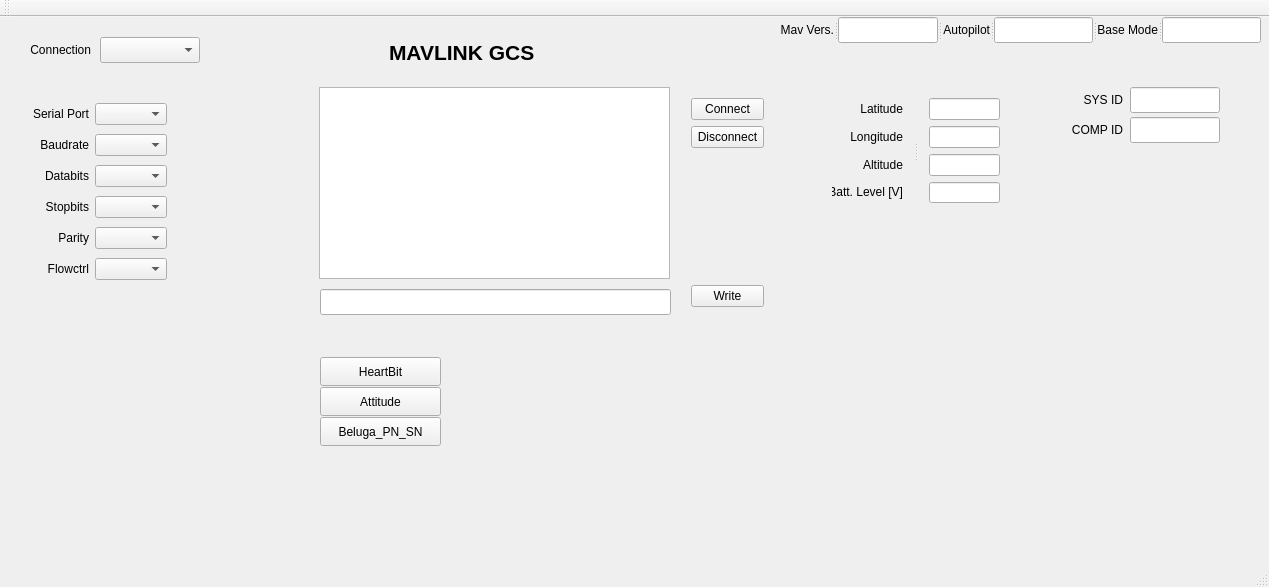
<?xml version="1.0" encoding="UTF-8"?>
<ui version="4.0">
 <class>MainWindow</class>
 <widget class="QMainWindow" name="MainWindow">
  <property name="geometry">
   <rect>
    <x>0</x>
    <y>0</y>
    <width>1269</width>
    <height>587</height>
   </rect>
  </property>
  <property name="windowTitle">
   <string>MainWindow</string>
  </property>
  <widget class="QWidget" name="centralWidget">
   <widget class="QTextEdit" name="txtEdRead">
    <property name="geometry">
     <rect>
      <x>319</x>
      <y>70</y>
      <width>351</width>
      <height>192</height>
     </rect>
    </property>
   </widget>
   <widget class="QLabel" name="label">
    <property name="geometry">
     <rect>
      <x>389</x>
      <y>20</y>
      <width>191</width>
      <height>31</height>
     </rect>
    </property>
    <property name="font">
     <font>
      <family>Tahoma</family>
      <pointsize>16</pointsize>
      <bold>true</bold>
     </font>
    </property>
    <property name="text">
     <string>MAVLINK GCS</string>
    </property>
   </widget>
   <widget class="QWidget" name="layoutWidget">
    <property name="geometry">
     <rect>
      <x>20</x>
      <y>72</y>
      <width>158</width>
      <height>205</height>
     </rect>
    </property>
    <layout class="QVBoxLayout" name="verticalLayout">
     <item>
      <layout class="QHBoxLayout" name="horizontalLayout">
       <item>
        <widget class="QLabel" name="lblPort">
         <property name="text">
          <string>Serial Port</string>
         </property>
         <property name="alignment">
          <set>Qt::AlignRight|Qt::AlignTrailing|Qt::AlignVCenter</set>
         </property>
        </widget>
       </item>
       <item>
        <widget class="QComboBox" name="cboxPort"/>
       </item>
      </layout>
     </item>
     <item>
      <layout class="QHBoxLayout" name="horizontalLayout_2">
       <item>
        <widget class="QLabel" name="lblBaudrate">
         <property name="text">
          <string>Baudrate</string>
         </property>
         <property name="alignment">
          <set>Qt::AlignRight|Qt::AlignTrailing|Qt::AlignVCenter</set>
         </property>
        </widget>
       </item>
       <item>
        <widget class="QComboBox" name="baudRateBox"/>
       </item>
      </layout>
     </item>
     <item>
      <layout class="QHBoxLayout" name="horizontalLayout_6">
       <item>
        <widget class="QLabel" name="lblDatabits">
         <property name="text">
          <string>Databits</string>
         </property>
         <property name="alignment">
          <set>Qt::AlignRight|Qt::AlignTrailing|Qt::AlignVCenter</set>
         </property>
        </widget>
       </item>
       <item>
        <widget class="QComboBox" name="dataBitsBox"/>
       </item>
      </layout>
     </item>
     <item>
      <layout class="QHBoxLayout" name="horizontalLayout_5">
       <item>
        <widget class="QLabel" name="lblStopbits">
         <property name="text">
          <string>Stopbits</string>
         </property>
         <property name="alignment">
          <set>Qt::AlignRight|Qt::AlignTrailing|Qt::AlignVCenter</set>
         </property>
        </widget>
       </item>
       <item>
        <widget class="QComboBox" name="stopBitsBox"/>
       </item>
      </layout>
     </item>
     <item>
      <layout class="QHBoxLayout" name="horizontalLayout_4">
       <item>
        <widget class="QLabel" name="lblParity">
         <property name="text">
          <string>Parity</string>
         </property>
         <property name="alignment">
          <set>Qt::AlignRight|Qt::AlignTrailing|Qt::AlignVCenter</set>
         </property>
        </widget>
       </item>
       <item>
        <widget class="QComboBox" name="parityBox"/>
       </item>
      </layout>
     </item>
     <item>
      <layout class="QHBoxLayout" name="horizontalLayout_3">
       <item>
        <widget class="QLabel" name="lblFlowctrl">
         <property name="text">
          <string>Flowctrl</string>
         </property>
         <property name="alignment">
          <set>Qt::AlignRight|Qt::AlignTrailing|Qt::AlignVCenter</set>
         </property>
        </widget>
       </item>
       <item>
        <widget class="QComboBox" name="flowControlBox"/>
       </item>
      </layout>
     </item>
    </layout>
   </widget>
   <widget class="QWidget" name="layoutWidget">
    <property name="geometry">
     <rect>
      <x>680</x>
      <y>70</y>
      <width>95</width>
      <height>231</height>
     </rect>
    </property>
    <layout class="QVBoxLayout" name="verticalLayout_2">
     <item>
      <widget class="QPushButton" name="btnConnect">
       <property name="text">
        <string>Connect</string>
       </property>
      </widget>
     </item>
     <item>
      <widget class="QPushButton" name="btnDisconnect">
       <property name="text">
        <string>Disconnect</string>
       </property>
      </widget>
     </item>
     <item>
      <spacer name="verticalSpacer">
       <property name="orientation">
        <enum>Qt::Vertical</enum>
       </property>
       <property name="sizeHint" stdset="0">
        <size>
         <width>20</width>
         <height>40</height>
        </size>
       </property>
      </spacer>
     </item>
     <item>
      <widget class="QPushButton" name="btnWrite">
       <property name="text">
        <string>Write</string>
       </property>
      </widget>
     </item>
    </layout>
   </widget>
   <widget class="QLineEdit" name="linEdWrite">
    <property name="geometry">
     <rect>
      <x>320</x>
      <y>272</y>
      <width>351</width>
      <height>26</height>
     </rect>
    </property>
    <property name="sizePolicy">
     <sizepolicy hsizetype="Fixed" vsizetype="Fixed">
      <horstretch>0</horstretch>
      <verstretch>0</verstretch>
     </sizepolicy>
    </property>
   </widget>
   <widget class="QSplitter" name="splitter_2">
    <property name="geometry">
     <rect>
      <x>780</x>
      <y>0</y>
      <width>481</width>
      <height>26</height>
     </rect>
    </property>
    <property name="orientation">
     <enum>Qt::Horizontal</enum>
    </property>
    <widget class="QLabel" name="lblMavVers">
     <property name="text">
      <string>Mav Vers.</string>
     </property>
     <property name="alignment">
      <set>Qt::AlignRight|Qt::AlignTrailing|Qt::AlignVCenter</set>
     </property>
    </widget>
    <widget class="QLineEdit" name="leMavVers">
     <property name="sizePolicy">
      <sizepolicy hsizetype="Fixed" vsizetype="Fixed">
       <horstretch>0</horstretch>
       <verstretch>0</verstretch>
      </sizepolicy>
     </property>
    </widget>
    <widget class="QLabel" name="lblAutopilot">
     <property name="text">
      <string>Autopilot</string>
     </property>
     <property name="alignment">
      <set>Qt::AlignRight|Qt::AlignTrailing|Qt::AlignVCenter</set>
     </property>
    </widget>
    <widget class="QLineEdit" name="leAutopilot">
     <property name="sizePolicy">
      <sizepolicy hsizetype="Fixed" vsizetype="Fixed">
       <horstretch>0</horstretch>
       <verstretch>0</verstretch>
      </sizepolicy>
     </property>
    </widget>
    <widget class="QLabel" name="lblBasemode">
     <property name="text">
      <string>Base Mode</string>
     </property>
     <property name="alignment">
      <set>Qt::AlignRight|Qt::AlignTrailing|Qt::AlignVCenter</set>
     </property>
    </widget>
    <widget class="QLineEdit" name="leBasemode">
     <property name="sizePolicy">
      <sizepolicy hsizetype="Fixed" vsizetype="Fixed">
       <horstretch>0</horstretch>
       <verstretch>0</verstretch>
      </sizepolicy>
     </property>
    </widget>
   </widget>
   <widget class="QSplitter" name="splitter">
    <property name="geometry">
     <rect>
      <x>821</x>
      <y>70</y>
      <width>191</width>
      <height>127</height>
     </rect>
    </property>
    <property name="orientation">
     <enum>Qt::Horizontal</enum>
    </property>
    <widget class="QWidget" name="layoutWidget">
     <layout class="QVBoxLayout" name="verticalLayout_3">
      <item>
       <widget class="QLabel" name="lblLat">
        <property name="text">
         <string>Latitude</string>
        </property>
        <property name="alignment">
         <set>Qt::AlignRight|Qt::AlignTrailing|Qt::AlignVCenter</set>
        </property>
       </widget>
      </item>
      <item>
       <widget class="QLabel" name="lblLong">
        <property name="text">
         <string>Longitude</string>
        </property>
        <property name="alignment">
         <set>Qt::AlignRight|Qt::AlignTrailing|Qt::AlignVCenter</set>
        </property>
       </widget>
      </item>
      <item>
       <widget class="QLabel" name="lblAlt">
        <property name="text">
         <string>Altitude</string>
        </property>
        <property name="alignment">
         <set>Qt::AlignRight|Qt::AlignTrailing|Qt::AlignVCenter</set>
        </property>
       </widget>
      </item>
      <item>
       <widget class="QLabel" name="lblBatLev">
        <property name="text">
         <string>Batt. Level [V]</string>
        </property>
        <property name="alignment">
         <set>Qt::AlignRight|Qt::AlignTrailing|Qt::AlignVCenter</set>
        </property>
       </widget>
      </item>
     </layout>
    </widget>
    <widget class="QWidget" name="layoutWidget">
     <layout class="QVBoxLayout" name="verticalLayout_4">
      <item>
       <widget class="QLineEdit" name="leLatitude">
        <property name="sizePolicy">
         <sizepolicy hsizetype="Fixed" vsizetype="Fixed">
          <horstretch>0</horstretch>
          <verstretch>0</verstretch>
         </sizepolicy>
        </property>
       </widget>
      </item>
      <item>
       <widget class="QLineEdit" name="leLongitude">
        <property name="sizePolicy">
         <sizepolicy hsizetype="Fixed" vsizetype="Fixed">
          <horstretch>0</horstretch>
          <verstretch>0</verstretch>
         </sizepolicy>
        </property>
       </widget>
      </item>
      <item>
       <widget class="QLineEdit" name="leAltitude">
        <property name="sizePolicy">
         <sizepolicy hsizetype="Fixed" vsizetype="Fixed">
          <horstretch>0</horstretch>
          <verstretch>0</verstretch>
         </sizepolicy>
        </property>
       </widget>
      </item>
      <item>
       <widget class="QLineEdit" name="leBatLev">
        <property name="sizePolicy">
         <sizepolicy hsizetype="Fixed" vsizetype="Fixed">
          <horstretch>0</horstretch>
          <verstretch>0</verstretch>
         </sizepolicy>
        </property>
       </widget>
      </item>
     </layout>
    </widget>
   </widget>
   <widget class="QPushButton" name="btnHeartBit">
    <property name="geometry">
     <rect>
      <x>320</x>
      <y>340</y>
      <width>121</width>
      <height>29</height>
     </rect>
    </property>
    <property name="text">
     <string>HeartBit</string>
    </property>
   </widget>
   <widget class="QPushButton" name="btnAttitude">
    <property name="geometry">
     <rect>
      <x>320</x>
      <y>370</y>
      <width>121</width>
      <height>29</height>
     </rect>
    </property>
    <property name="text">
     <string>Attitude</string>
    </property>
   </widget>
   <widget class="QLineEdit" name="le_sys_id">
    <property name="geometry">
     <rect>
      <x>1130</x>
      <y>70</y>
      <width>90</width>
      <height>26</height>
     </rect>
    </property>
    <property name="sizePolicy">
     <sizepolicy hsizetype="Fixed" vsizetype="Fixed">
      <horstretch>0</horstretch>
      <verstretch>0</verstretch>
     </sizepolicy>
    </property>
   </widget>
   <widget class="QLabel" name="lbl_sys_id">
    <property name="geometry">
     <rect>
      <x>1060</x>
      <y>70</y>
      <width>63</width>
      <height>26</height>
     </rect>
    </property>
    <property name="text">
     <string>SYS ID</string>
    </property>
    <property name="alignment">
     <set>Qt::AlignRight|Qt::AlignTrailing|Qt::AlignVCenter</set>
    </property>
   </widget>
   <widget class="QLabel" name="lbl_comp_id">
    <property name="geometry">
     <rect>
      <x>1060</x>
      <y>100</y>
      <width>63</width>
      <height>26</height>
     </rect>
    </property>
    <property name="text">
     <string>COMP ID</string>
    </property>
    <property name="alignment">
     <set>Qt::AlignRight|Qt::AlignTrailing|Qt::AlignVCenter</set>
    </property>
   </widget>
   <widget class="QLineEdit" name="le_comp_id">
    <property name="geometry">
     <rect>
      <x>1130</x>
      <y>100</y>
      <width>90</width>
      <height>26</height>
     </rect>
    </property>
    <property name="sizePolicy">
     <sizepolicy hsizetype="Fixed" vsizetype="Fixed">
      <horstretch>0</horstretch>
      <verstretch>0</verstretch>
     </sizepolicy>
    </property>
   </widget>
   <widget class="QPushButton" name="btnBelugaPN_SN">
    <property name="geometry">
     <rect>
      <x>320</x>
      <y>400</y>
      <width>121</width>
      <height>29</height>
     </rect>
    </property>
    <property name="text">
     <string>Beluga_PN_SN</string>
    </property>
   </widget>
   <widget class="QComboBox" name="cboxConnection">
    <property name="geometry">
     <rect>
      <x>100</x>
      <y>20</y>
      <width>100</width>
      <height>26</height>
     </rect>
    </property>
   </widget>
   <widget class="QLabel" name="lblConnection">
    <property name="geometry">
     <rect>
      <x>10</x>
      <y>20</y>
      <width>81</width>
      <height>26</height>
     </rect>
    </property>
    <property name="text">
     <string>Connection</string>
    </property>
    <property name="alignment">
     <set>Qt::AlignRight|Qt::AlignTrailing|Qt::AlignVCenter</set>
    </property>
   </widget>
  </widget>
  <widget class="QMenuBar" name="menuBar">
   <property name="geometry">
    <rect>
     <x>0</x>
     <y>0</y>
     <width>1269</width>
     <height>26</height>
    </rect>
   </property>
  </widget>
  <widget class="QToolBar" name="mainToolBar">
   <attribute name="toolBarArea">
    <enum>TopToolBarArea</enum>
   </attribute>
   <attribute name="toolBarBreak">
    <bool>false</bool>
   </attribute>
  </widget>
  <widget class="QStatusBar" name="statusBar"/>
 </widget>
 <layoutdefault spacing="6" margin="11"/>
 <resources/>
 <connections/>
</ui>
